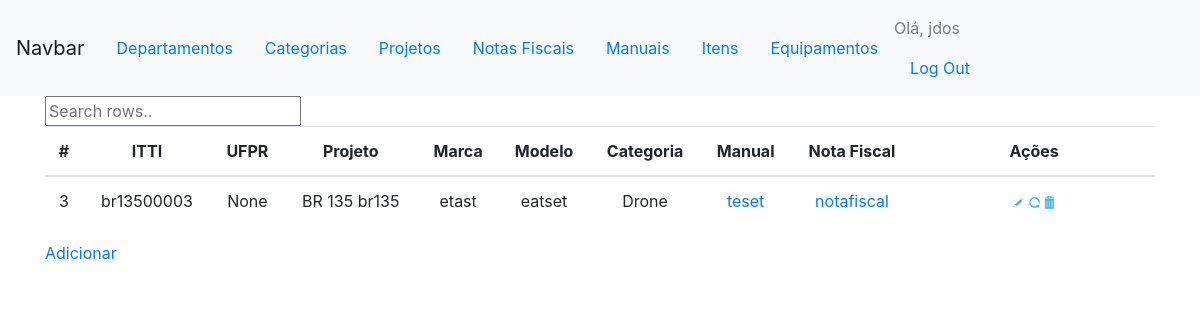
/controle/equipamentos/ (signed in), run on an earlier commit of the app's database.
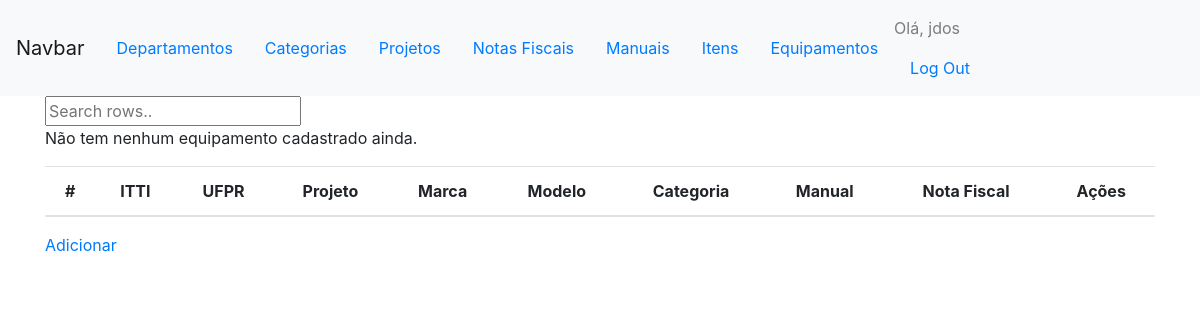
And on a later commit of the database.
### controles/models.py (models this page shows, shortened)
class Equipamento(models.Model):
    id_item = models.OneToOneField(Item, primary_key = True, on_delete=models.PROTECT)
    patrimonio_itti = models.CharField(max_length=30, unique=True, blank=True, null= True, default='')
    patrimonio_ufpr = models.IntegerField(validators=[MinValueValidator(0), MaxValueValidator(999999)] ,unique=True, null= True, blank=True)
    id_manual = models.ForeignKey(Manual, on_delete=models.SET_NULL, blank=True, null = True)

class Item(models.Model):
    id_item = models.AutoField(primary_key=True)
    nome = models.CharField(max_length=50)
    caracteristica = models.TextField(max_length=200, blank=True, null=True)
    marca = models.CharField(max_length=30) #nova identidade
    modelo = models.CharField(max_length=30) #nova identidade
    categoria = models.ForeignKey(Categoria, on_delete=models.PROTECT)
    subcategoria = models.ForeignKey(Subcategoria, on_delete=models.PROTECT, blank=True, null=True)
    projeto = models.ForeignKey('comuns.Projeto', on_delete=models.PROTECT)
    valor = models.DecimalField(max_digits=8, decimal_places=2, blank=True, null = True)
    local = models.CharField(max_length=50, null = True, blank=True) #nova identidade
    id_departamento = models.ForeignKey('comuns.Departamento', on_delete=models.PROTECT, blank=True, null = True)
    id_notafiscal = models.ForeignKey(NotaFiscal, on_delete=models.PROTECT, blank=True, null = True)
    status_disponivel = models.BooleanField(default=True)
    status_manutencao = models.BooleanField(default=False)
    status_emprestado = models.BooleanField(default=False)
    tipo_consumivel = models.BooleanField(default=False)
    quantidade = models.IntegerField(validators=[MinValueValidator(0), MaxValueValidator(999999)], default = 1)
    validade = models.DateField(null= True, blank=True)
    id_equipamento_pertencente = models.ForeignKey('self', null=True, blank=True ,related_name='item', on_delete=models.CASCADE)
    class Meta:
        verbose_name_plural = 'Itens'

class Categoria(models.Model):
    nome = models.CharField(max_length=40)
    def __str__(self):
        return self.nome

class Manual(models.Model):
    nome = models.CharField(max_length=50)
    documento = models.FileField(upload_to='uploads/manual/')
    class Meta:
        verbose_name_plural = 'manuais'

class NotaFiscal(models.Model):
    nome = models.CharField(max_length=50)
    documento = models.FileField(upload_to='uploads/notafiscal/')
    class Meta:
        verbose_name_plural = 'notas fiscais'

### comuns/models.py (models this page shows)
class Projeto(models.Model):
    nome = models.CharField(max_length=30)
    acronimo = models.CharField(max_length=5)
    def __str__(self):
        return self.nome + ' ' + self.acronimo

### controles/views.py (the view)
@login_required
def equipamentos(request):
	equipamentos = Equipamento.objects.all().order_by('id_item')
	context = {'equipamentos': equipamentos}
	return render(request, 'controles/equipamentos.html', context)

### controles/templates/controles/equipamentos.html (shortened to what this page needs)
{% extends "controles/base.html" %}
{% load custom_filter %}
{% load static %}
{% block content %}
<input type="text" id="myInput" onkeyup="searchTable('example','myInput');" placeholder="Search rows.." title="Type in a name">
<div>
<table id ="example"  class="table" style="width:100%;text-align:center" data-itens-equipamento-url="{% url 'controles:load_itens_equipamento' %}">
  <thead>
    <th onclick="sortTable(0)">
      #
    </th>
    <th >
      ITTI
    </th>
    <th>
      UFPR
    </th>
    <th>
      Projeto
    </th>
    <th>
      Marca
    </th>
    <th>
      Modelo
    </th>
    <th>
      Categoria
    </th>
    <th>
      Manual
    </th>
    <th>
      Nota Fiscal
    </th>
    <th>
      Ações
    </th>
  </thead>
  <tbody>
    {% for equipamento in equipamentos %}
    <tr class="data">
      <td >{{ equipamento.id_item.id_item }}</td>
      <td >{{ equipamento.patrimonio_itti}}</td>
      <td>{{equipamento.patrimonio_ufpr}}</td>
      <td>{{ equipamento.id_item.projeto }}</td>
      <td>{{ equipamento.id_item.marca }}</td>
      <td>{{ equipamento.id_item.modelo }}</td>
      <td>{{ equipamento.id_item.categoria}}</td>
      <td><a href="{{ equipamento.id_manual.documento.url }} ">{{ equipamento.id_manual.nome}}</a></td>
      <td><a href="{{ equipamento.id_item.id_notafiscal.documento.url }} ">{{ equipamento.id_item.id_notafiscal.nome}}</a></td>
      <td>
          <a href="{% url 'controles:novo_item' %}">
            <img src="/media/img/create.png" width="5%">
          </a>
          <a href="{% url 'controles:editar_item' equipamento.id_item.id_item %}">
            <img src="/media/img/update.png" width="5%">
          </a>
          <a href="{% url 'controles:delete_equipamento' equipamento.id_item.id_item %}">
            <img src="/media/img/delete.png" width="5%">
          </a>
      </td>
    </tr>
    {% empty %}
    	<p>Não tem nenhum equipamento cadastrado ainda.</p>
    {% endfor %}
  </tbody>
</table>
</div>
<p><a href="{% url 'controles:novo_equipamento' %}">Adicionar</a> </p>
{% endblock content %}

What changed in the data, as far as the page shows it:
removed Equipamento: id_item.id_item "3", patrimonio_itti "br13500003", patrimonio_ufpr "None", id_item.projeto "BR 135 br135", id_item.marca "etast", id_item.modelo "eatset", id_item.categoria "Drone", id_manual.nome "teset", id_item.id_notafiscal.nome "notafiscal"
Also different on the page:
text now shown: "Não tem nenhum equipamento cadastrado ainda."
